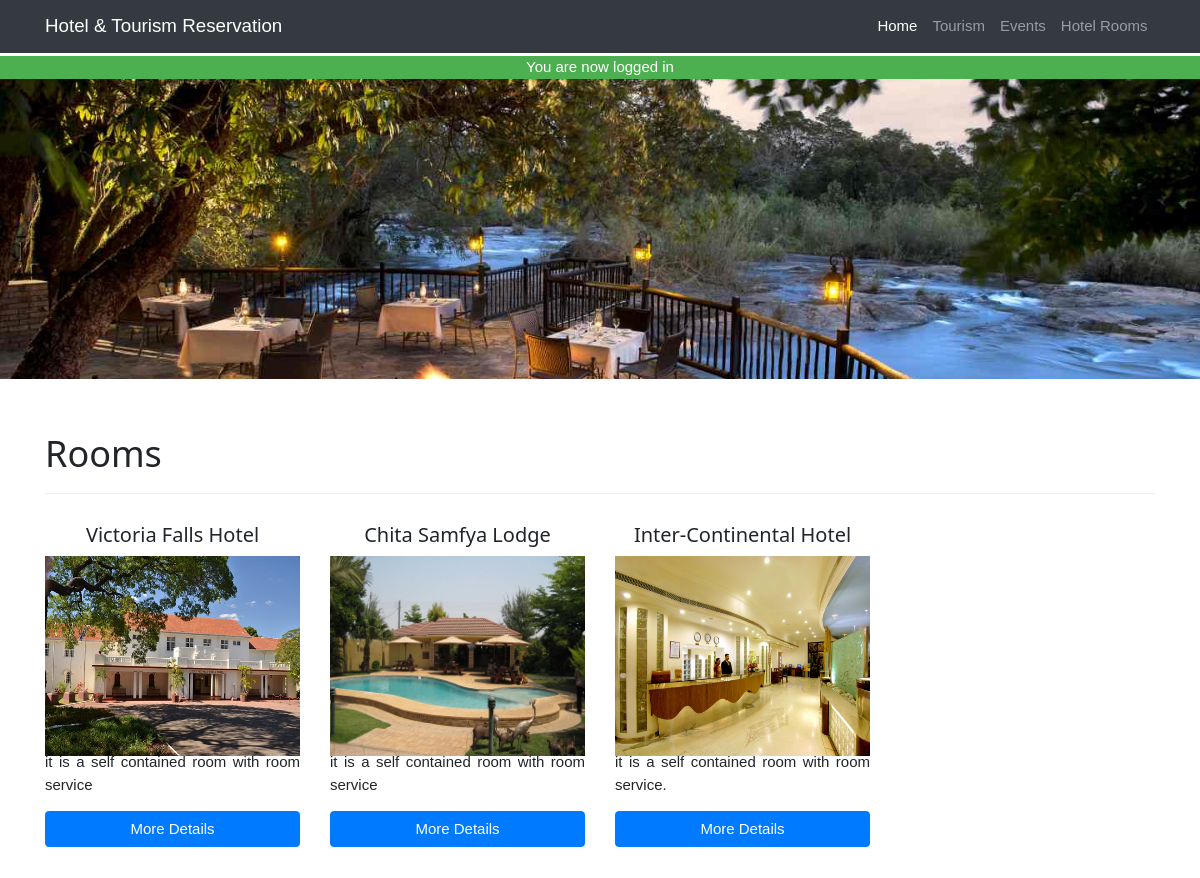
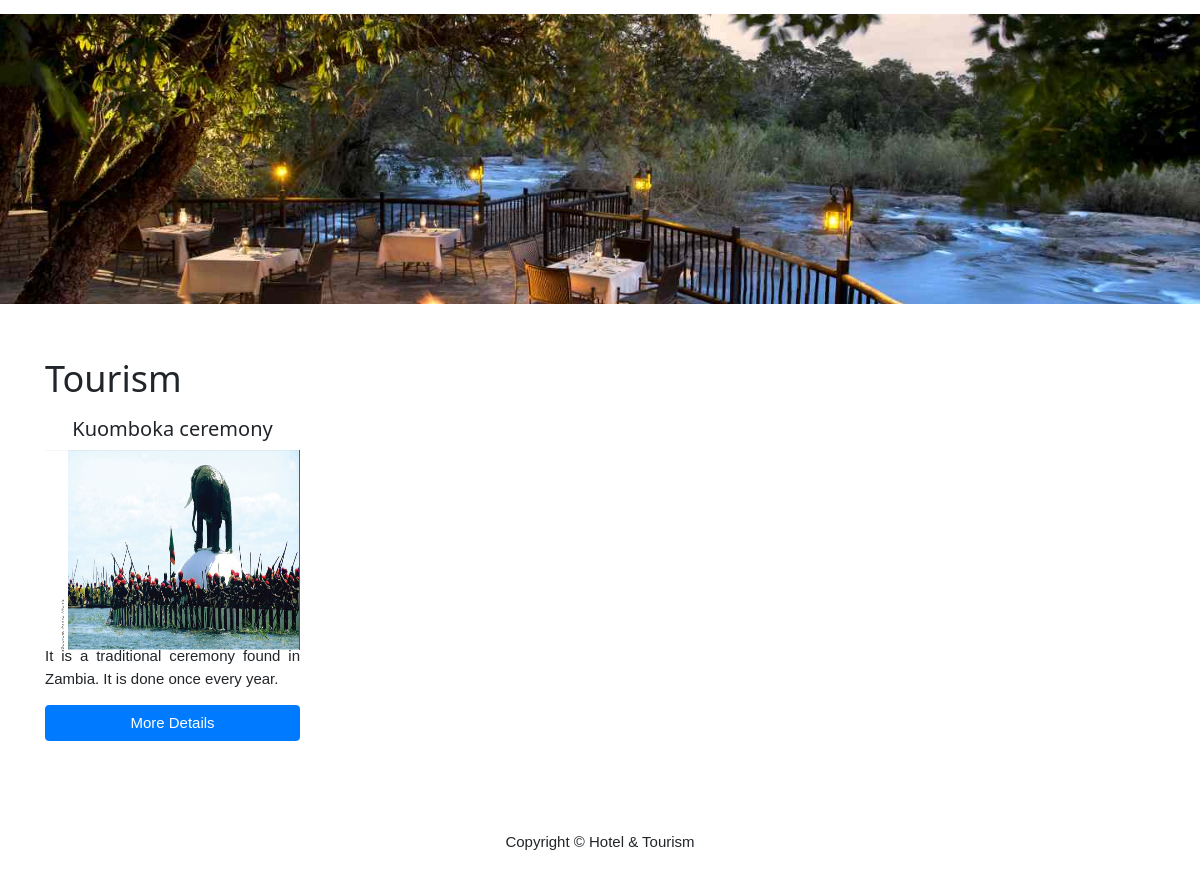
The page / (signed in) on the database its author committed (2 pictures, top to bottom).
### tables this page shows
CREATE TABLE `rooms` (
  `id` int(11) NOT NULL,
  `room_number` varchar(255) NOT NULL,
  `rooms` int(11) NOT NULL,
  `type` varchar(255) NOT NULL,
  `price` text NOT NULL,
  `details` text NOT NULL,
  `photo` text NOT NULL
);

CREATE TABLE `tourism` (
  `id` int(11) NOT NULL,
  `title` varchar(255) NOT NULL,
  `photo` text NOT NULL,
  `location` varchar(255) NOT NULL,
  `details` text NOT NULL,
  `date` date NOT NULL,
  `time` time NOT NULL,
  `price` varchar(255) NOT NULL,
  `reservations` int(11) NOT NULL
);

### index.php (the view, shortened to what this page needs)
<?php
require_once 'core/core.php';
include 'includes/header.php';
include 'includes/navigation.php';
$sql = $db->query("SELECT * FROM rooms LIMIT 4");
$tourSQL = $db->query("SELECT * FROM tourism LIMIT 4");
?>
    <header class="py-5 bg-image-full" style="background-image: url('images/slide-2.jpg'); height:300px">
    </header>
    <section class="py-5">
      <div class="container">
        <h1>Rooms</h1><hr />
      <div class="row">
      <?php while($room = mysqli_fetch_assoc($sql)): ?>
          <div class="col-lg-3 col-md-4 col-sm-6">
            <h4 class="text-center"><?=$room['room_number'];?></h4>
            <img src="<?=$room['photo'];?>" class="img-responsive" alt="room" width="100%" height="200px">
            <section class="text-justify">
              <p>
                <?=$room['details'];?>
              </p>
              <a href="details.php?room=<?= $room['id']; ?>" class="btn btn-block btn-primary">More Details</a>
            </section>
          </div>
    <?php endwhile; ?>
      </div>
    </section>
    <section class="py-5 bg-image-full" style="background-image: url(images/slide-2.jpg);">
      <div style="height: 200px;"></div>
    </section>
    <section class="py-5">
      <div class="container">
        <h1>Tourism</h1>
        <div class="row">
        <?php while($tour = mysqli_fetch_assoc($tourSQL)): ?>
            <div class="col-lg-3 col-md-4 col-sm-6">
              <h4 class="text-center"><?=$tour['title'];?></h4>
              <img src="<?=$tour['photo'];?>" class="img-responsive" alt="room" width="100%" height="200px">
              <section class="text-justify">
                <p>
                  <?=$tour['details'];?>
                </p>
                <a href="tour.php?tour=<?= $tour['id']; ?>" class="btn btn-block btn-primary">More Details</a>
              </section>
            </div>
      <?php endwhile; ?>
        </div>
      </div>
    </section>
    <footer class="py-5 bg-inverse">
      <div class="container">
        <p class="m-0 text-center ">Copyright &copy; Hotel & Tourism</p>
      </div>
    </footer>
  </body>
</html>

### css/w3.css (style rules this page uses)
* { -webkit-box-sizing:border-box;-moz-box-sizing:border-box;box-sizing:border-box }
html { -ms-text-size-adjust:100%;-webkit-text-size-adjust:100% }
body { margin:0 }
article,aside,details,figcaption,figure,footer,header,hgroup,main,menu,nav,section,summary { display:block }
a { -webkit-tap-highlight-color:transparent;background-color:transparent }
img { border:0 }
hr { -moz-box-sizing:content-box;box-sizing:content-box }
html,body { font-family:Verdana,sans-serif;font-size:15px;line-height:1.5 }
h1,h2,h3,h4,h5,h6,.w3-slim,.w3-wide { font-family:"Segoe UI",Arial,sans-serif }
h1 { font-size:36px }
h4 { font-size:20px }
h1,h2,h3,h4,h5,h6 { font-weight:400;margin:10px 0 }
hr { height:0;border:0;border-top:1px solid #eee;margin:20px 0 }
img { margin-bottom:-5px }
a { color:inherit }

### css/full-width-pics.css (style rules this page uses)
body { padding-top: 54px; }
@media (min-width: 992px) { body { padding-top: 56px; } }
.bg-image-full { background: no-repeat center center scroll; -webkit-background-size: cover; -moz-background-size: cover; background-size: cover; -o-background-size: cover; }

### rows shown on the page
rooms: room_number "Victoria Falls Hotel", photo (picture), details "it is a self contained room with room service"
rooms: room_number "Chita Samfya Lodge", photo (picture), details "it is a self contained room with room service"
rooms: room_number "Inter-Continental Hotel", photo (picture), details "it is a self contained room with room service."
tourism: title "Kuomboka ceremony", photo (picture), details "It is a traditional ceremony found in Zambia. It is done once every year."

### other values the page prints
$_SESSION['logged_in'] "You are now logged in"
